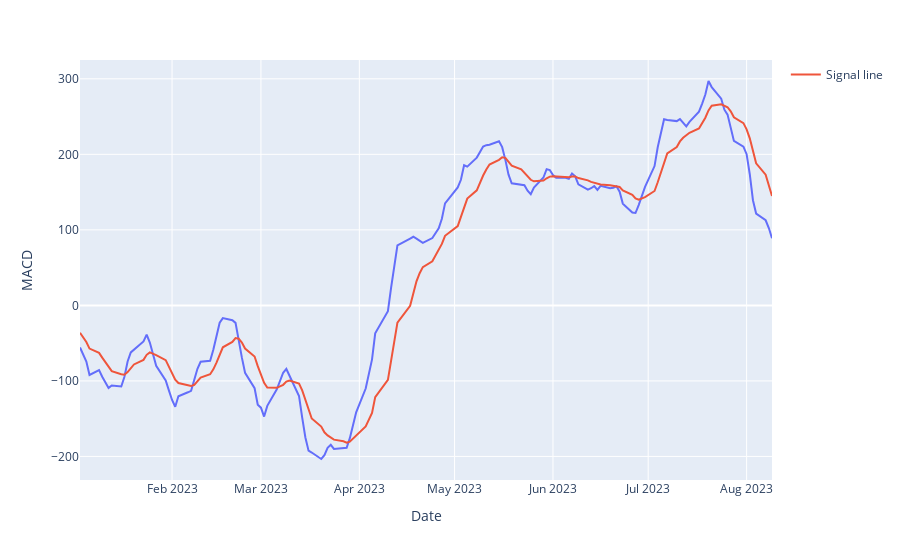

The notebook cell this image was saved under:
### Code cell
fig=px.line(new_df,x=new_df.index,y="MACD")
fig.add_scatter(x=new_df.index,y=new_df.Signal_Line,name="Signal line")
fig.show()

### Figure 1 — Plotly figure (JSON) as saved in the notebook; plotly's stock layout.template omitted (floating-point values rounded to 4 significant figures; data arrays with more than 128 entries replaced by an {"elided": "..."} marker saying what was removed)
{"data": [{"hovertemplate": "Date=%{x}<br>MACD=%{y}<extra></extra>", "legendgroup": "", "line": {"color": "#636efa", "dash": "solid"}, "marker": {"symbol": "circle"}, "mode": "lines", "name": "", "orientation": "v", "showlegend": false, "type": "scatter", "x": {"elided": "149 str values"}, "xaxis": "x", "y": {"elided": "149 float values"}, "yaxis": "y"}, {"name": "Signal line", "type": "scatter", "x": {"elided": "149 str values"}, "y": {"elided": "149 float values"}}], "layout": {"legend": {"tracegroupgap": 0}, "margin": {"t": 60}, "xaxis": {"anchor": "y", "domain": [0, 1], "title": {"text": "Date"}}, "yaxis": {"anchor": "x", "domain": [0, 1], "title": {"text": "MACD"}}}}
